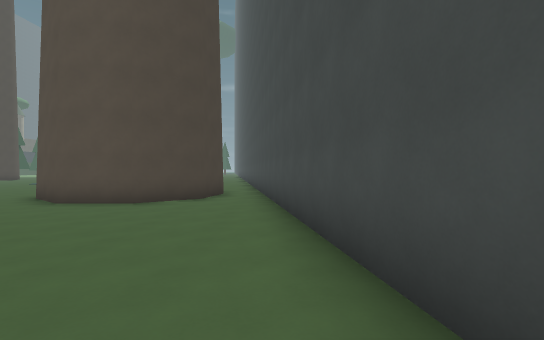
View 1 (above)

23 first-person views from a walk through a level from a Godot 3-D game. The camera is 1.5 m above the floor, looks level and sees 85° across. The floor is counted in squares, 2 m on a side. Each view is taken from the middle of a square. On the plan, view 1 faces up. The plan holds only what a view shows up to about 10 squares ahead; the rest is blank. The place goes on beyond the plan.

View 2
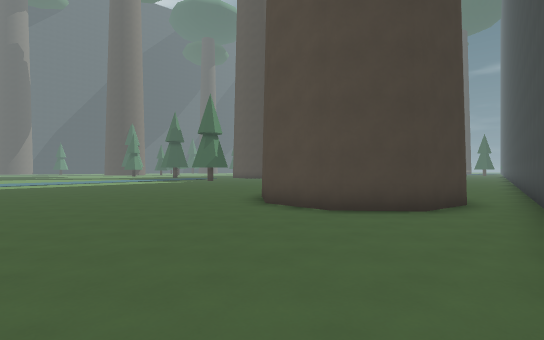

View 3
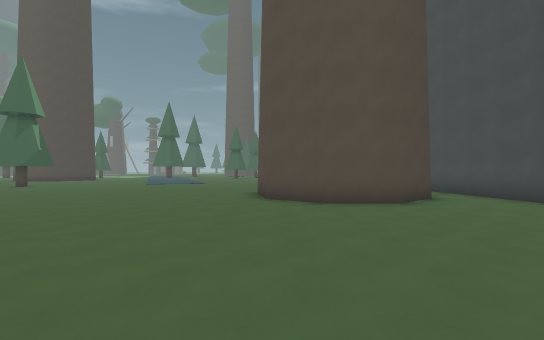

View 4
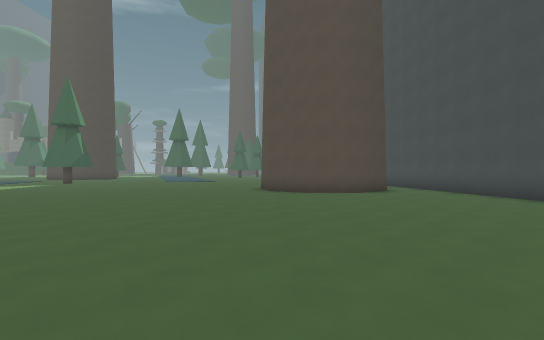

View 5
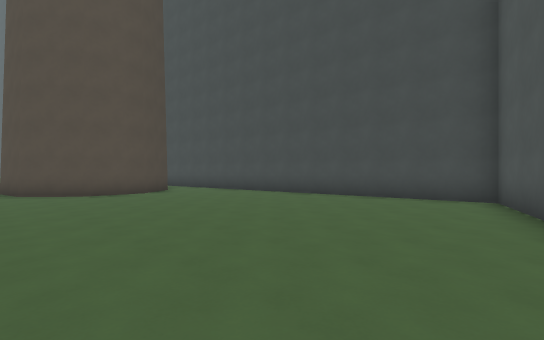

View 6
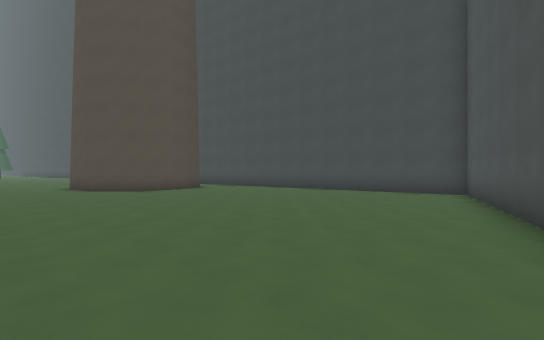

View 7
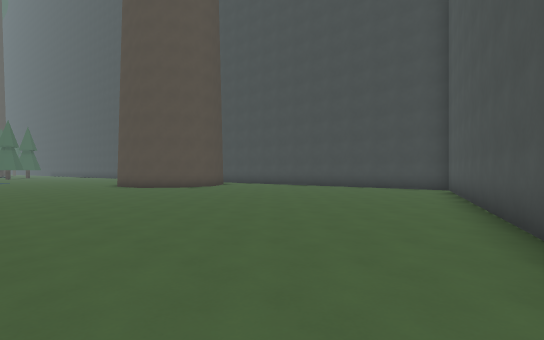

View 8
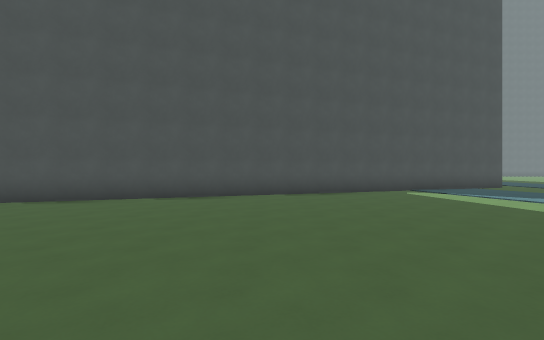

View 9
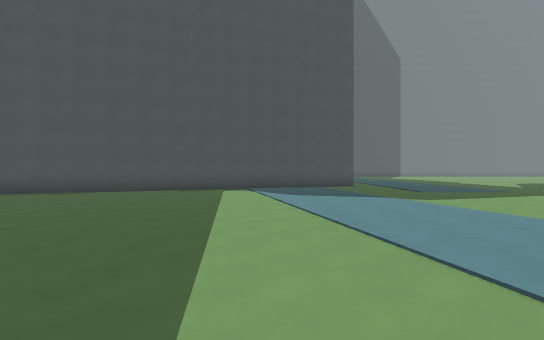

View 10
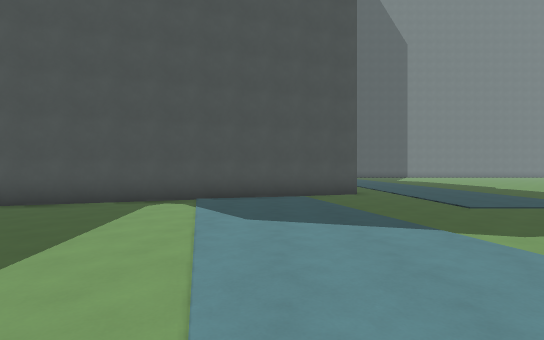

View 11
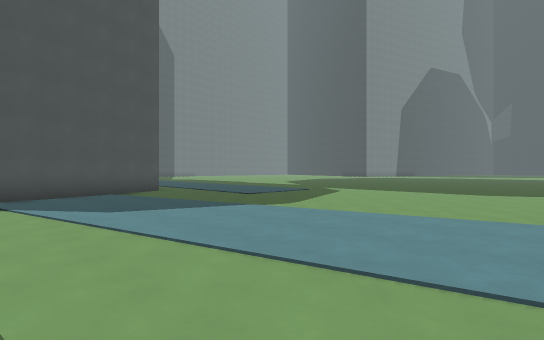

View 12
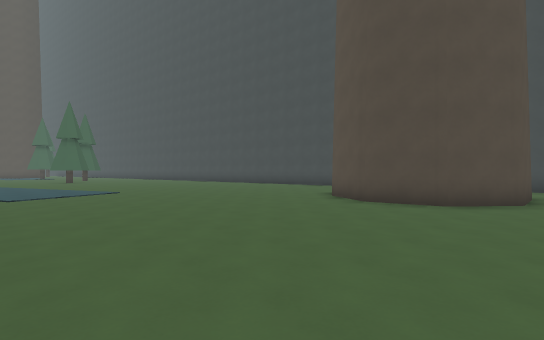

View 13
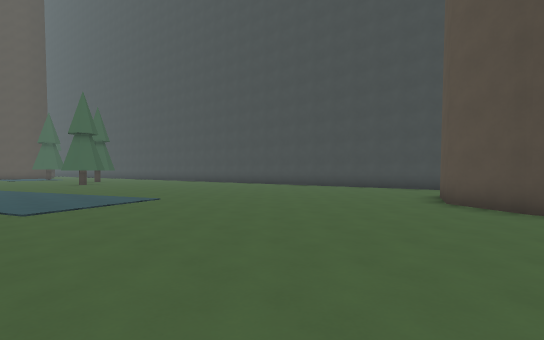

View 14
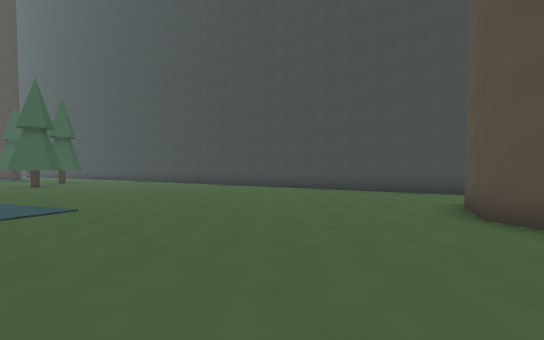

View 15
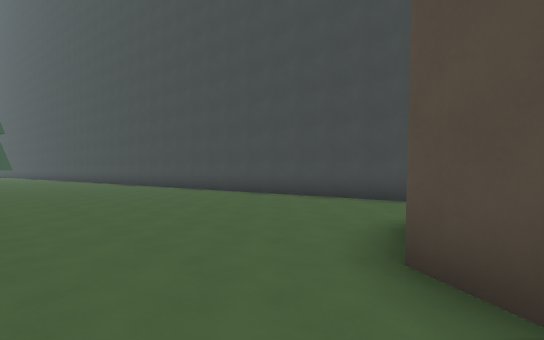

View 16
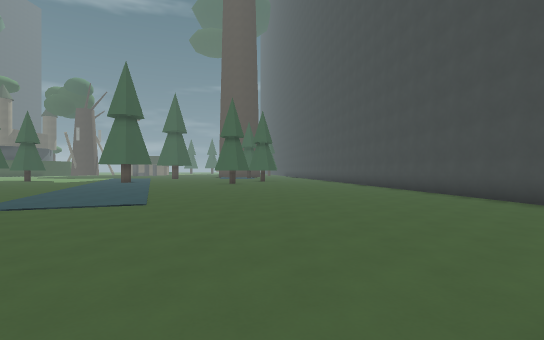

View 17
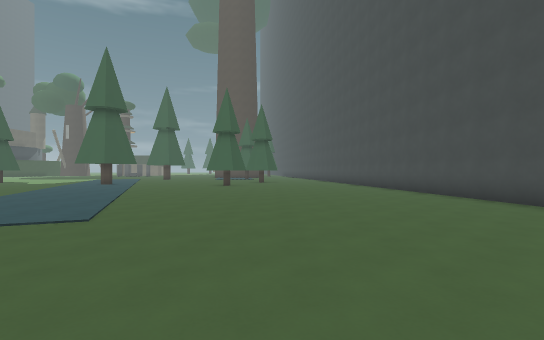

View 18
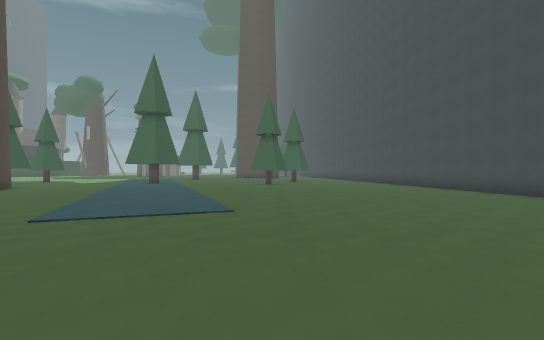

View 19
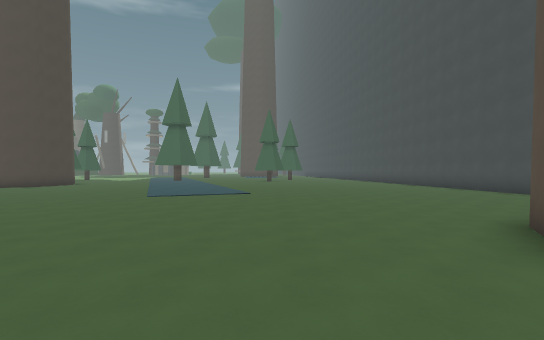

View 20
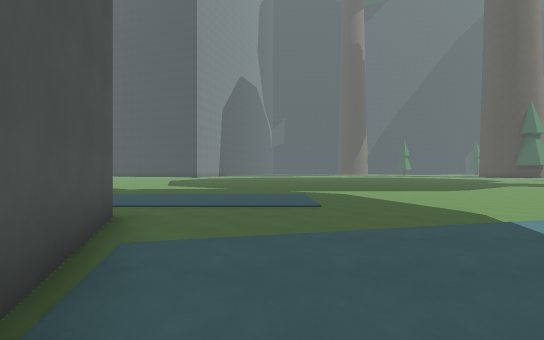

View 21
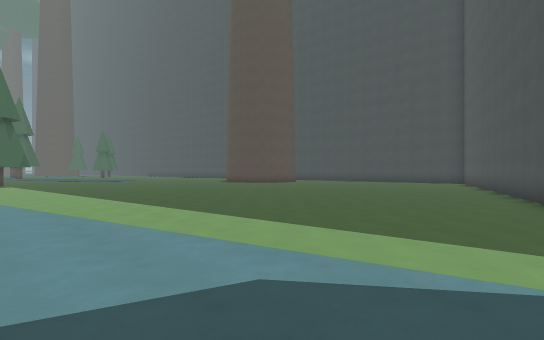

View 22
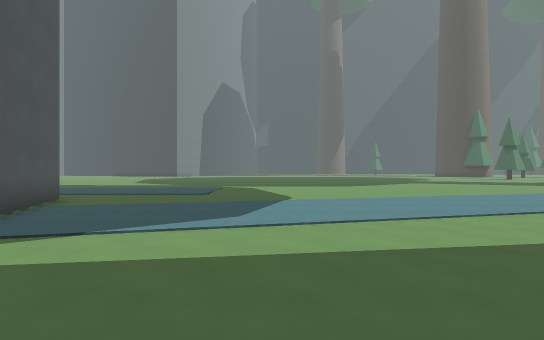

View 23
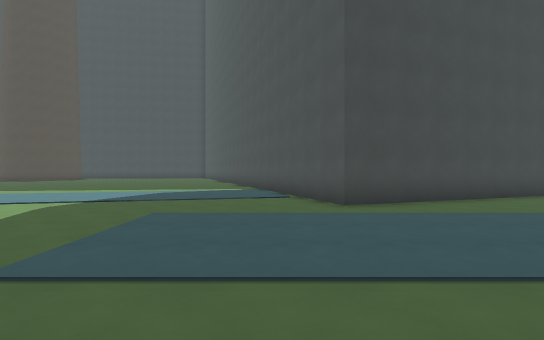

### Floor plan
Points are (right, up) in squares from view 1. A wall is a line through its corners. A room is listed if a view was taken in it or the views show most of it. See-through windows are left out.
Room 1 (views 1, 2, 3, 4, 5, 6, 7, 8, 9, 10, 11, 12, 13, 14, 15, 16, 17, 18, 19, 20, 21, 22, 23)
walls: (-1.5, 9.5) (-1.8, 7.8) (-3.1, 6.7) (-4.9, 6.7) (-6.2, 7.8) (-6.4, 9.4) (-5.6, 10.9) (-3.9, 11.5); (-18.6, -12.5) (-19.7, -9.5) (1.3, -1.9) (-2.1, 22)

Positions as (right, up) in squares from view 1, and headings:
1: (0, 0), facing up
2: (0, 2), facing up-left
3: (-6, 0), facing up
4: (-6, -3), facing up
5: (-7, -3), facing up-right
6: (-9, -4), facing up-right
7: (-11, -5), facing up-right
8: (-10, 3), facing down
9: (-16, 4), facing down
10: (-17, 0), facing down
11: (-15, 1), facing down-left
12: (-13, 6), facing up-right
13: (-13, 9), facing up-right
14: (-11, 10), facing up-right
15: (-8, 10), facing up-right
16: (-7, 10), facing up
17: (-7, 12), facing up
18: (-9, 11), facing up
19: (-9, 7), facing up
20: (-15, -7), facing left
21: (-18, -6), facing up-right
22: (-12, -4), facing left
23: (-26, -8), facing right
